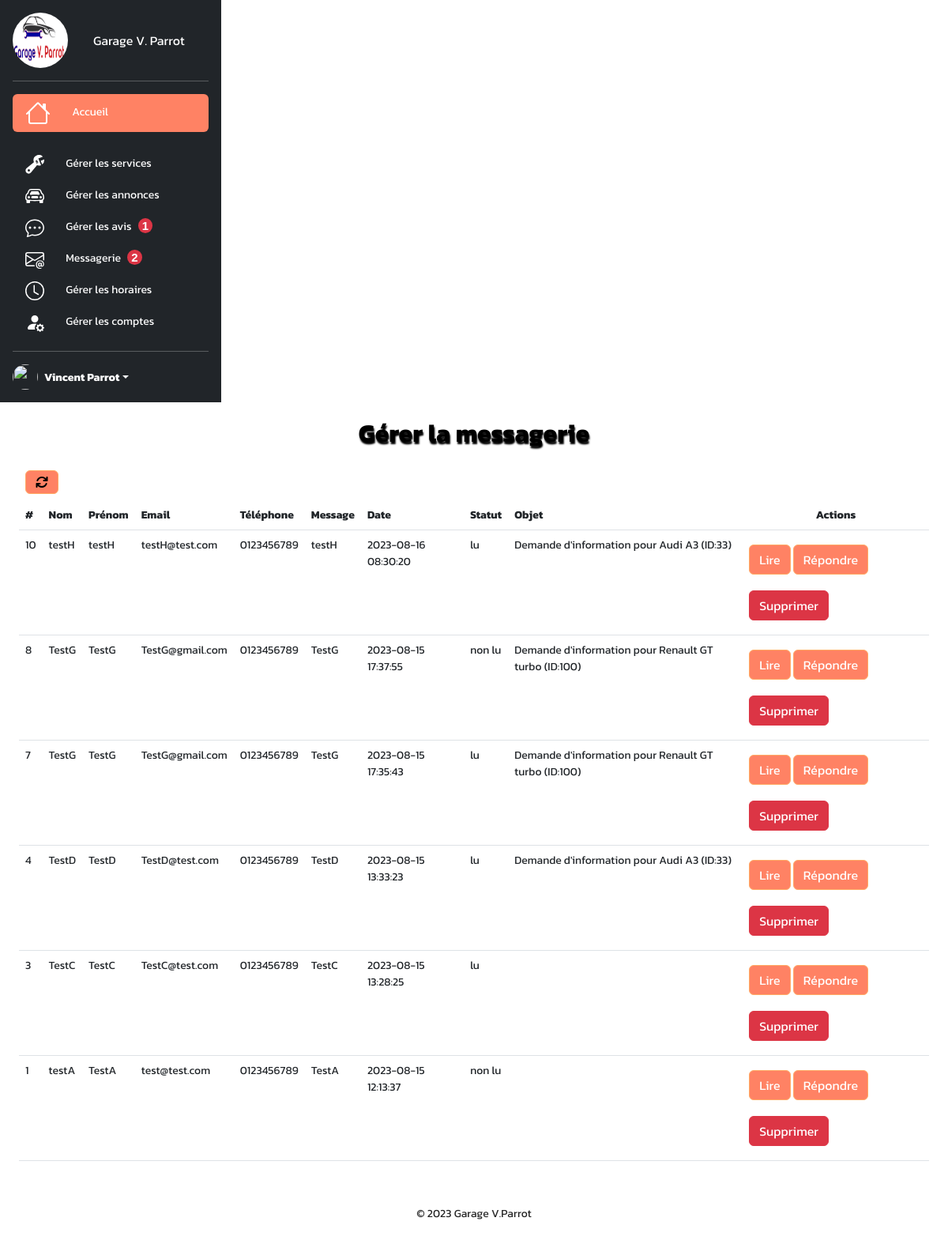
Screenshot of /admin/templates/messages.php (signed in) with the database file from the repository.
### tables this page shows
CREATE TABLE IF NOT EXISTS `contact_messages` (
  `id` int NOT NULL AUTO_INCREMENT,
  `nom` varchar(255) NOT NULL,
  `prenom` varchar(255) NOT NULL,
  `email` varchar(255) NOT NULL,
  `phone_number` varchar(20) NOT NULL,
  `message` text NOT NULL,
  `date` timestamp NULL DEFAULT CURRENT_TIMESTAMP,
  `status` enum('lu','non lu') NOT NULL DEFAULT 'non lu',
  `objet` varchar(255) DEFAULT NULL,
  PRIMARY KEY (`id`)
);

### lib/contact_tools.php (called while the page is built, shortened)
<?php
function getMessages(PDO $pdo, int $limit = null)
{
    $sql = 'SELECT * FROM contact_messages ORDER BY id DESC';
    $query = $pdo->prepare($sql);
    $query->execute();
    return $query->fetchAll(PDO::FETCH_ASSOC);
}

### admin/templates/messages.php (the view, shortened to what this page needs)
<?php
require_once __DIR__ . "/../../lib/pdo.php";
require_once __DIR__ . "/../../lib/contact_tools.php";
require_once __DIR__ . "/header.php";
$contacts = getMessages($pdo);
?>
<h1 class="display-5 fw-bold text-body-emphasis">Gérer la messagerie</h1>
<div class="refresh">
    <a class="btn btn-primary d-inline-flex align-items-left m-2" href="/admin/templates/messages.php"></a>
</div>
<div class="container-fluid">
    <div class="row">
        <table class="table">
            <thead>
                <tr>
                    <th scope="col">#</th>
                    <th scope="col">Nom</th>
                    <th scope="col">Prénom</th>
                    <th scope="col">Email</th>
                    <th scope="col">Téléphone</th>
                    <th scope="col">Message</th>
                    <th scope="col">Date</th>
                    <th scope="col">Statut</th>
                    <th scope="col">Objet</th>
                    <th class="text-center">Actions</th>
                </tr>
            </thead>
            <tbody>
                <?php foreach ($contacts as $contact) : ?>
                    <tr>
                        <td><?= $contact['id'] ?></td>
                        <td><?= $contact['nom'] ?></td>
                        <td><?= $contact['prenom'] ?></td>
                        <td><?= $contact['email'] ?></td>
                        <td><?= $contact['phone_number'] ?></td>
                        <td><?= $contact['message'] ?></td>
                        <td><?= $contact['date'] ?></td>
                        <td><?= $contact['status'] ?></td>
                        <td><?= $contact['objet'] ?></td>
                        <td>
                            <div class="action">
                                <a href="message.php?id=<?= $contact['id'] ?>" class="btn btn-primary">Lire</a>
                                <a href="repondre_message.php?id=<?= $contact['id'] ?>" class="btn btn-primary">Répondre</a>
                                <a href="message_delete.php?id=<?= $contact['id'] ?>" class="btn btn-danger" onclick="return confirm('Êtes-vous sûr de vouloir supprimer ce message ?')">Supprimer</a>
                            </div>
                        </td>
                    </tr>
                <?php endforeach; ?>
            </tbody>
        </table>
        <?php
        require_once __DIR__ . ("/footer.php");
        ?>

### assets/css/Eval-garage.css (style rules this page uses)
* { margin: 0; padding: 0; box-sizing: border-box; scroll-padding-top: 2rem; scroll-behavior: smooth; }
:root { --main-color: #fe5b3d; --second-color: #ffac38; --text-color: #252525ff; --gradient: linear-gradient(#fe5b3d, #ffac38); --primary: #ff8264; --secondary: #ffaa64; --success: #28a745; --danger: #dc3545; --warning: #fd7e14; --info: #04156c; --light: #f8f9fa; --dark: #343a40; --bs-nav-link-color: var(--primary); --bs-link-color: var(--primary); --bs-link-hover-color: var(--secondary); }
.btn-primary { --bs-btn-color: #fff; --bs-btn-bg: var(--primary); --bs-btn-border-color: var(--secondary); --bs-btn-hover-color: #fff; --bs-btn-hover-bg: #ffc697; --bs-btn-hover-border-color: var(--secondary); --bs-btn-focus-shadow-rgb: 49,132,253; --bs-btn-active-color: #fff; --bs-btn-active-bg: #ff8e31; --bs-btn-active-border-color: var(--secondary); --bs-btn-active-shadow: inset 0 3px 5px rgba(0, 0, 0, 0.125); --bs-btn-disabled-color: #fff; --bs-btn-disabled-bg: #4f4f4f; --bs-btn-disabled-border-color: #343434; }
h1 { color: var(--primary); }
body { font-family: 'Kanit', sans-serif; padding: 0; margin: 0; overflow-x: hidden; color: var(--text-color); }
a { text-decoration: none; color: black }
h1 { font-family: 'Kanit', sans-serif; text-align: center; color: var(--text-color); margin-top: 40px; text-shadow: 1px 3px 2px black; }
.container h1 { color: blue; font-family: 'Kanit', sans-serif; font-size: 2rem; text-align: center; margin: 20px 0; }
body { font-size: 14px; }
.btn { margin: 10px 0; }

### rows the page displays
contact_messages: id "10", nom "testH", prenom "testH", email "testH@test.com", phone_number "0123456789", message "testH", date "2023-08-16 08:30:20", status "lu", objet "Demande d'information pour Audi A3 (ID:33)"
contact_messages: id "8", nom "TestG", prenom "TestG", email "TestG@gmail.com", phone_number "0123456789", message "TestG", date "2023-08-15 17:37:55", status "non lu", objet "Demande d'information pour Renault GT turbo (ID:100)"
contact_messages: id "7", nom "TestG", prenom "TestG", email "TestG@gmail.com", phone_number "0123456789", message "TestG", date "2023-08-15 17:35:43", status "lu", objet "Demande d'information pour Renault GT turbo (ID:100)"
contact_messages: id "4", nom "TestD", prenom "TestD", email "TestD@test.com", phone_number "0123456789", message "TestD", date "2023-08-15 13:33:23", status "lu", objet "Demande d'information pour Audi A3 (ID:33)"
contact_messages: id "3", nom "TestC", prenom "TestC", email "TestC@test.com", phone_number "0123456789", message "TestC", date "2023-08-15 13:28:25", status "lu"
contact_messages: id "1", nom "testA", prenom "TestA", email "test@test.com", phone_number "0123456789", message "TestA", date "2023-08-15 12:13:37", status "non lu"

### other values shown
$unverifiedCount "1"
$unreadCount "2"
$_SESSION["user"]["prenom"] "Vincent"
$_SESSION["user"]["nom"] "Parrot"
